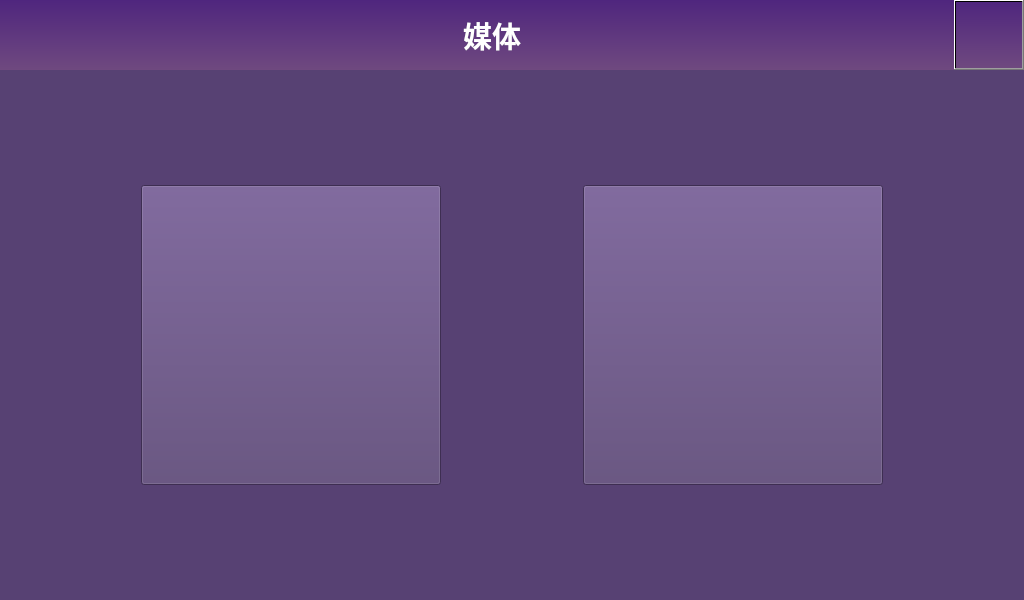
<?xml version="1.0" encoding="UTF-8"?>
<ui version="4.0">
 <class>MediaHome</class>
 <widget class="QWidget" name="MediaHome">
  <property name="enabled">
   <bool>true</bool>
  </property>
  <property name="geometry">
   <rect>
    <x>0</x>
    <y>0</y>
    <width>1024</width>
    <height>600</height>
   </rect>
  </property>
  <property name="minimumSize">
   <size>
    <width>1024</width>
    <height>600</height>
   </size>
  </property>
  <property name="maximumSize">
   <size>
    <width>10240</width>
    <height>6000</height>
   </size>
  </property>
  <property name="windowTitle">
   <string>Form</string>
  </property>
  <property name="styleSheet">
   <string notr="true">background-color: rgb(87, 65, 115);</string>
  </property>
  <layout class="QGridLayout" name="gridLayout_3">
   <property name="leftMargin">
    <number>0</number>
   </property>
   <property name="topMargin">
    <number>0</number>
   </property>
   <property name="rightMargin">
    <number>0</number>
   </property>
   <property name="bottomMargin">
    <number>0</number>
   </property>
   <property name="spacing">
    <number>0</number>
   </property>
   <item row="0" column="0">
    <layout class="QVBoxLayout" name="verticalLayout_2">
     <property name="spacing">
      <number>0</number>
     </property>
     <item>
      <widget class="QWidget" name="widget" native="true">
       <property name="maximumSize">
        <size>
         <width>10240</width>
         <height>70</height>
        </size>
       </property>
       <property name="styleSheet">
        <string notr="true">background-color: qlineargradient(spread:pad, x1:0, y1:0, x2:0, y2:1, stop:0 rgb(79, 38, 126), stop:1 rgb(111, 73, 127));</string>
       </property>
       <layout class="QGridLayout" name="gridLayout_2">
        <property name="leftMargin">
         <number>0</number>
        </property>
        <property name="topMargin">
         <number>0</number>
        </property>
        <property name="rightMargin">
         <number>0</number>
        </property>
        <property name="bottomMargin">
         <number>0</number>
        </property>
        <property name="spacing">
         <number>0</number>
        </property>
        <item row="0" column="0">
         <layout class="QHBoxLayout" name="horizontalLayout_3">
          <item>
           <widget class="QLabel" name="label">
            <property name="sizePolicy">
             <sizepolicy hsizetype="Expanding" vsizetype="Expanding">
              <horstretch>0</horstretch>
              <verstretch>0</verstretch>
             </sizepolicy>
            </property>
            <property name="maximumSize">
             <size>
              <width>10240</width>
              <height>70</height>
             </size>
            </property>
            <property name="font">
             <font>
              <family>微软雅黑</family>
              <pointsize>22</pointsize>
              <weight>75</weight>
              <bold>true</bold>
             </font>
            </property>
            <property name="styleSheet">
             <string notr="true">color:white;</string>
            </property>
            <property name="text">
             <string>    媒体</string>
            </property>
            <property name="alignment">
             <set>Qt::AlignCenter</set>
            </property>
           </widget>
          </item>
          <item>
           <widget class="QPushButton" name="return_btn">
            <property name="minimumSize">
             <size>
              <width>70</width>
              <height>70</height>
             </size>
            </property>
            <property name="maximumSize">
             <size>
              <width>70</width>
              <height>70</height>
             </size>
            </property>
            <property name="styleSheet">
             <string notr="true">QPushButton{
background-color: rgba(255, 255, 255， 0);
border-image: url(:/images/playerIcons/return_d.gif);
}
QPushButton:pressed{
	border-image: url(:/images/playerIcons/return_u.gif);
}
QPushButton:hover{


}
QPushButton:released{
	border-image: url(:/images/playerIcons/return_d.gif);
}</string>
            </property>
            <property name="text">
             <string/>
            </property>
           </widget>
          </item>
         </layout>
        </item>
       </layout>
      </widget>
     </item>
     <item>
      <widget class="QWidget" name="widget_2" native="true">
       <layout class="QGridLayout" name="gridLayout">
        <property name="leftMargin">
         <number>0</number>
        </property>
        <property name="topMargin">
         <number>0</number>
        </property>
        <property name="rightMargin">
         <number>0</number>
        </property>
        <property name="bottomMargin">
         <number>0</number>
        </property>
        <property name="spacing">
         <number>0</number>
        </property>
        <item row="0" column="0">
         <layout class="QHBoxLayout" name="horizontalLayout_2">
          <property name="spacing">
           <number>0</number>
          </property>
          <item>
           <spacer name="horizontalSpacer_2">
            <property name="orientation">
             <enum>Qt::Horizontal</enum>
            </property>
            <property name="sizeHint" stdset="0">
             <size>
              <width>40</width>
              <height>20</height>
             </size>
            </property>
           </spacer>
          </item>
          <item>
           <widget class="QPushButton" name="video_btn">
            <property name="minimumSize">
             <size>
              <width>300</width>
              <height>300</height>
             </size>
            </property>
            <property name="maximumSize">
             <size>
              <width>300</width>
              <height>300</height>
             </size>
            </property>
            <property name="styleSheet">
             <string notr="true">QPushButton{
background-color: rgba(255, 255, 255， 0);
border-image: url(:/images/playerIcons/video_d.gif);
}
QPushButton:pressed{
	border-image: url(:/images/playerIcons/video_u.gif);
}
QPushButton:hover{


}
QPushButton:released{
	border-image: url(:/images/playerIcons/video_d.gif);
}</string>
            </property>
            <property name="text">
             <string/>
            </property>
           </widget>
          </item>
          <item>
           <spacer name="horizontalSpacer">
            <property name="orientation">
             <enum>Qt::Horizontal</enum>
            </property>
            <property name="sizeHint" stdset="0">
             <size>
              <width>40</width>
              <height>20</height>
             </size>
            </property>
           </spacer>
          </item>
          <item>
           <widget class="QPushButton" name="music_btn">
            <property name="minimumSize">
             <size>
              <width>300</width>
              <height>300</height>
             </size>
            </property>
            <property name="styleSheet">
             <string notr="true">QPushButton{
background-color: rgba(255, 255, 255， 0);
border-image: url(:/images/playerIcons/music_d.gif);
}
QPushButton:pressed{
	border-image: url(:/images/playerIcons/music_u.gif);
}
QPushButton:hover{

}
QPushButton:released{
	border-image: url(:/images/playerIcons/music_d.gif);
}</string>
            </property>
            <property name="text">
             <string/>
            </property>
           </widget>
          </item>
          <item>
           <spacer name="horizontalSpacer_3">
            <property name="orientation">
             <enum>Qt::Horizontal</enum>
            </property>
            <property name="sizeHint" stdset="0">
             <size>
              <width>40</width>
              <height>20</height>
             </size>
            </property>
           </spacer>
          </item>
         </layout>
        </item>
       </layout>
      </widget>
     </item>
    </layout>
   </item>
  </layout>
 </widget>
 <resources/>
 <connections/>
</ui>
